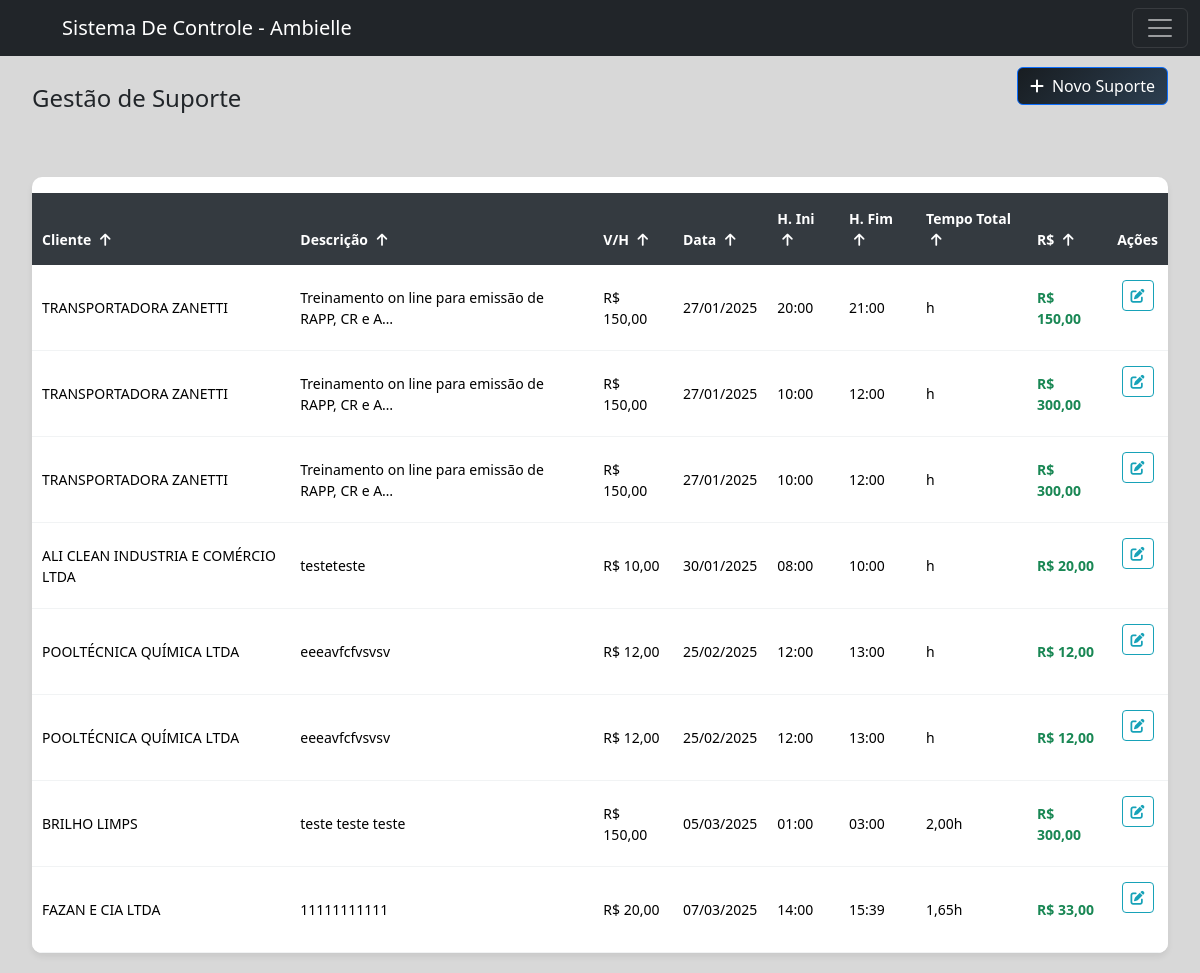
The page /ambielle/cadastroSuporte/ (signed in) on the database as committed earlier.
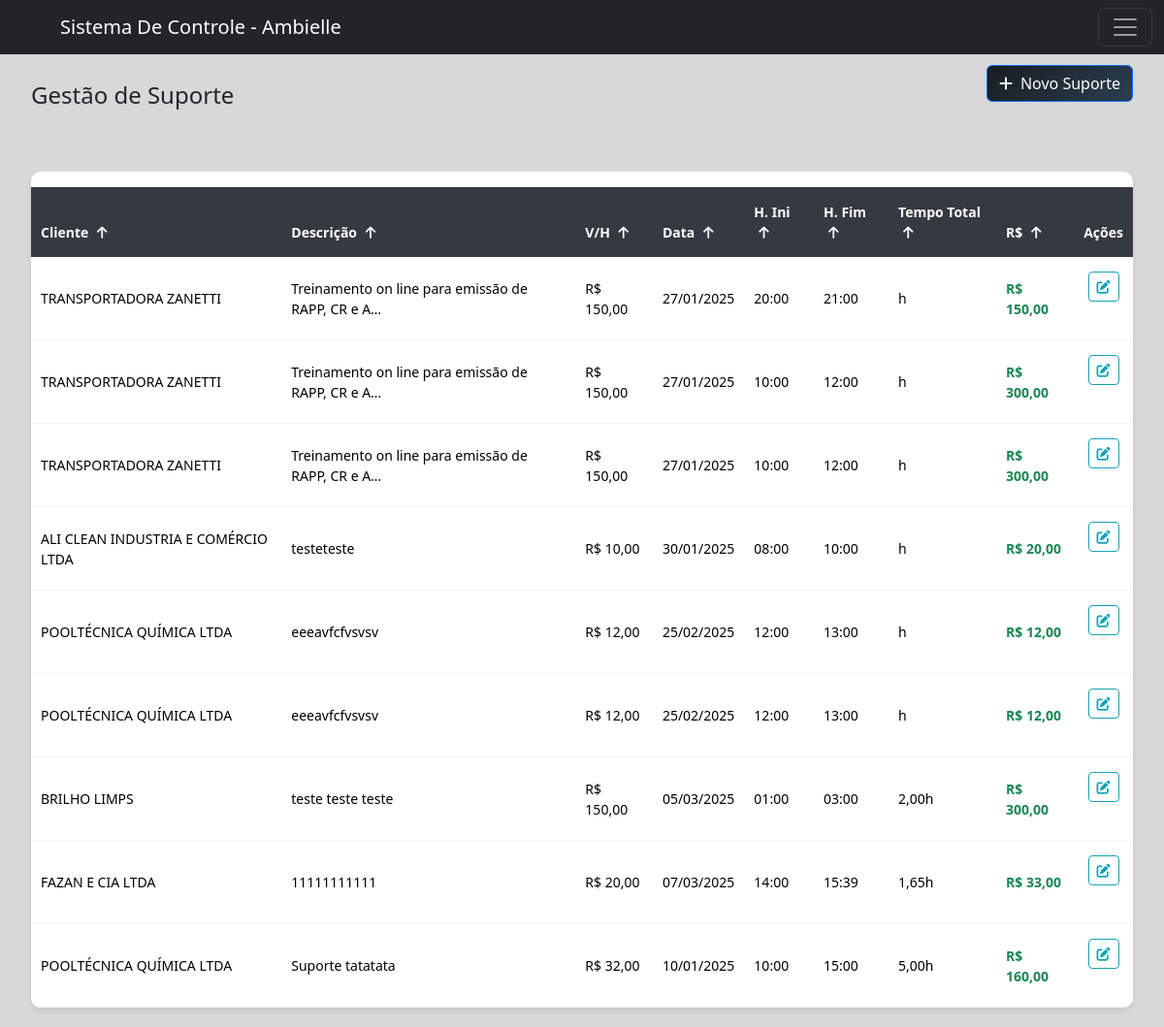
The same page on the database as committed later.
### workflow/models.py (models this page shows, shortened)
class Suporte(models.Model):
    cliente = models.ForeignKey(Cliente, on_delete=models.CASCADE)
    descricao = models.TextField()
    valor_hora = models.DecimalField(max_digits=10, decimal_places=2, default=75.00)
    data_suporte = models.DateField(default=timezone.now)
    hora_inicio = models.TimeField()
    hora_fim = models.TimeField(blank=True, null=True)
    tempo_suporte = models.DecimalField(max_digits=10, decimal_places=2, blank=True, null=True)
    valor_total = models.DecimalField(max_digits=10, decimal_places=2, blank=True, null=True)

class Cliente(models.Model):
    nome = models.CharField(max_length=255)
    endereco = models.CharField(max_length=255)
    numero = models.IntegerField(null=True)
    bairro = models.CharField(max_length=255, blank=True, null=True)
    razao_social = models.CharField(max_length=255, blank=True, null=True)
    telefone = models.CharField(max_length=15)
    email = models.EmailField()
    contato_principal = models.CharField(max_length=255)
    contato_secundario = models.CharField(max_length=255, blank=True, null=True)
    proposta_link = models.URLField(blank=True, null=True)
    cnpj = models.CharField(max_length=15)

### workflow/views/createForms.py (the view)
# urls.py: path('ambielle/cadastroSuporte/', views.definir_suporte, name='suporte'),
@login_required(login_url='workflow:login')
def definir_suporte(request):
    title = 'Cadastro de Suporte'
    sort_by = request.GET.get('sort', 'id')
    order = request.GET.get('order', 'asc')
    if order == 'desc':
        sort_by = '-' + sort_by
    suportes = Suporte.objects.all().order_by(sort_by)
    page_obj = Paginator(suportes, 10).get_page(request.GET.get('page'))
    if request.method == 'POST':
        form = SuporteForm(request.POST)
        if form.is_valid():
            suporte = form.save(commit=False)  # Não salva o objeto ainda
            if suporte.hora_inicio and suporte.hora_fim:
                inicio = datetime.combine(suporte.data_suporte, suporte.hora_inicio)
                fim = datetime.combine(suporte.data_suporte, suporte.hora_fim)
                delta = fim - inicio
                suporte.tempo_suporte = Decimal(delta.total_seconds() / 3600)  # Converte para horas
            else:
                suporte.tempo_suporte = Decimal(0)
            suporte.valor_total = suporte.valor_hora * suporte.tempo_suporte
            suporte.save()  # Agora salva o objeto com os valores calculados
            return redirect('workflow:suporte')
    else:
        form = SuporteForm()
    context = {
        'title': title,
        'form': form,
        'page_obj': page_obj,  # Passa a página de suportes para o template
        'sort_by': sort_by,  # Passa o campo de ordenação para o template
        'order': order,  # Passa o tipo de ordenação (asc/desc) para o template
    }
    return render(request, 'workflow/suporte.html', context)

### workflow/templates/workflow/suporte.html (shortened to what this page needs)
{% extends 'global/base.html' %}
{% load static %}
{% block content %}
  <main>
    <div class="container-fluid py-4">
      <div class="d-flex justify-content-between align-items-center mb-4">
        <h2 class="h4 text-dark mb-0">Gestão de Suporte</h2>
        <button type="button" class="btn btn-primary open-modal-btn" data-url="{% url 'workflow:createSuporteForm' %}">
          <i class="fas fa-plus me-2"></i>Novo Suporte
        </button>
      </div>
    </div>
    <div class="container-fluid">
      <div class="card">
        <div class="card-body p-0">
          <div class="table-responsive">
            <table class="table table-hover mb-0">
              <thead>
                      <tr>
                  <th scope="col">
                    Cliente
                    <a href="?sort=cliente&order={% if order == 'asc' %}desc{% else %}asc{% endif %}" class="text-white">
                      <i class="fa-solid {% if order == 'asc' %}fa-arrow-up{% else %}fa-arrow-down{% endif %}" style="margin-left: 5px;"></i>
                    </a>
                  </th>
                  <th scope="col">
                    Descrição
                    <a href="?sort=descricao&order={% if order == 'asc' %}desc{% else %}asc{% endif %}" class="text-white">
                      <i class="fa-solid {% if order == 'asc' %}fa-arrow-up{% else %}fa-arrow-down{% endif %}" style="margin-left: 5px;"></i>
                    </a>
                  </th>
                  <th scope="col">
                    V/H
                    <a href="?sort=valor_hora&order={% if order == 'asc' %}desc{% else %}asc{% endif %}" class="text-white">
                      <i class="fa-solid {% if order == 'asc' %}fa-arrow-up{% else %}fa-arrow-down{% endif %}" style="margin-left: 5px;"></i>
                    </a>
                  </th>
                  <th scope="col">
                    Data
                    <a href="?sort=data_suporte&order={% if order == 'asc' %}desc{% else %}asc{% endif %}" class="text-white">
                      <i class="fa-solid {% if order == 'asc' %}fa-arrow-up{% else %}fa-arrow-down{% endif %}" style="margin-left: 5px;"></i>
                    </a>
                  </th>
                  <th scope="col">
                    H. Ini
                    <a href="?sort=hora_inicio&order={% if order == 'asc' %}desc{% else %}asc{% endif %}" class="text-white">
                      <i class="fa-solid {% if order == 'asc' %}fa-arrow-up{% else %}fa-arrow-down{% endif %}" style="margin-left: 5px;"></i>
                    </a>
                  </th>
                  <th scope="col">
                    H. Fim
                    <a href="?sort=hora_fim&order={% if order == 'asc' %}desc{% else %}asc{% endif %}" class="text-white">
                      <i class="fa-solid {% if order == 'asc' %}fa-arrow-up{% else %}fa-arrow-down{% endif %}" style="margin-left: 5px;"></i>
                    </a>
                  </th>
                  <th scope="col">
                    Tempo Total
                    <a href="?sort=tempo_suporte&order={% if order == 'asc' %}desc{% else %}asc{% endif %}" class="text-white">
                      <i class="fa-solid {% if order == 'asc' %}fa-arrow-up{% else %}fa-arrow-down{% endif %}" style="margin-left: 5px;"></i>
                    </a>
                  </th>
                  <th scope="col">
                    R$
                    <a href="?sort=valor_total&order={% if order == 'asc' %}desc{% else %}asc{% endif %}" class="text-white">
                      <i class="fa-solid {% if order == 'asc' %}fa-arrow-up{% else %}fa-arrow-down{% endif %}" style="margin-left: 5px;"></i>
                    </a>
                  </th>
                  <th scope="col" class="text-center">Ações</th>
                </tr>
              </thead>
              <tbody>
                {% for suporte in page_obj %}
                  <tr>
                    <td>{{ suporte.cliente.nome }}</td>
                    <td>{{ suporte.descricao|truncatechars:50 }}</td>
                    <td>R$ {{ suporte.valor_hora|floatformat:2 }}</td>
                    <td>{{ suporte.data_suporte|date:'d/m/Y' }}</td>
                    <td>{{ suporte.hora_inicio }}</td>
                    <td>{{ suporte.hora_fim }}</td>
                    <td>{{ suporte.tempo_suporte|floatformat:2 }}h</td>
                    <td class="fw-bold text-success">R$ {{ suporte.valor_total|floatformat:2 }}</td>
                    <td class="text-center">
                      <button class="btn btn-sm btn-outline-primary edit-suporte"
                              data-url="{% url 'workflow:editSuporteForm' suporte.id %}"
                              title="Editar suporte">
                        <i class="fas fa-edit"></i>
                      </button>
                    </td>
                  </tr>
                {% endfor %}
              </tbody>
            </table>
          </div>
        </div>
      </div>
    </div>
  </main>
{% endblock %}

### base_templates/global/base.html (shortened to what this page needs)
<!DOCTYPE html>
<html lang="pt-br">
<head>
    {% include "global/partials/_head.html" %}
</head>
<body style="background-color: #d8d8d8;">
    {% include "global/partials/_sideBar.html" %}
    {% block content %}
    {% endblock content %}
</body>
</html>

### base_templates/global/partials/_head.html (shortened to what this page needs)
{% load static %}
<!DOCTYPE html>
<html lang="pt-br">
<head>
    <link rel="stylesheet" href="{% static 'global/css/main.css' %}">
    <link rel="stylesheet" href="{% static 'global/css/modal_padrao.css' %}">
    <link rel="stylesheet" href="https://cdnjs.cloudflare.com/ajax/libs/font-awesome/6.0.0-beta3/css/all.min.css">
    <link rel="stylesheet" href="https://pro.fontawesome.com/releases/v6.0.0/css/all.css" rel="stylesheet">
    <link href="https://cdn.jsdelivr.net/npm/bootstrap@5.3.3/dist/css/bootstrap.min.css" rel="stylesheet">
</head>
<body>

### base_templates/global/partials/_sideBar.html (shortened to what this page needs)
{% if request.user.is_authenticated %}
{% load static %}
<nav class="navbar navbar-dark bg-dark fixed-top sm">
    <div class="container-fluid">
        <a class="navbar-brand" style="margin-left: 50px;" href="{% url 'workflow:index' %}">Sistema De Controle - Ambielle</a>
        <button class="navbar-toggler" type="button" data-bs-toggle="offcanvas" data-bs-target="#sidebarOffcanvas" aria-controls="sidebarOffcanvas">
            <span class="navbar-toggler-icon"></span>
        </button>
    </div>
</nav>
{% endif %}

### base_static/global/css/modal_padrao.css (style rules this page uses)
:root { --modal-primary-color: #17a2b8; --modal-primary-hover: #138496; --modal-primary-dark: #117a8b; --modal-secondary-color: #6c757d; --modal-secondary-hover: #545b62; --modal-error-color: #e74c3c; --modal-success-color: #28a745; }

### base_static/global/css/variables.css (style rules this page uses)
:root { @import url('https://fonts.googleapis.com/css2?family=Cabin+Condensed:wght@400;500;600;700&family=Roboto+Mono:ital,wght@0,100..700;1,100..700&display=swap'); --primary-color: #6fddd8; --secondary-color: #181D21; --hover-sidebar: #3e4246; --background-color: #D1D2D4; --color-alt-list: #0fbeb6; --padding: 16px; --primary-font: 'Cabin Condensed', sans-serif; --secondary-font: 'Roboto Mono', sans-serif; }
body { margin: 0; padding: 20px; display: flex; min-height: 100vh; }
main { flex: 1; margin-top: 2%; display: flex; margin-left: 0; flex-direction: column; width: 100%; }

### base_static/global/css/forms.css (style rules this page uses)
.form-actions, .btn { margin-bottom: 1.5rem; }
.btn-primary { background: linear-gradient(135deg, var(--secondary-color), #2c3e50); color: white; }
.text-center { text-align: center; }
.me-2 { margin-right: 0.5rem; }

### base_static/global/css/home.css (style rules this page uses)
.table-responsive { overflow-x: auto; }
.table { width: 100%; margin-top: 1rem; border-collapse: collapse; }
.table th, .table td { padding: 0.75rem; text-align: left; border-bottom: 1px solid #dee2e6; }
.table th { background-color: #f8f9fa; font-weight: 600; }
.text-center { text-align: center; }

### base_static/global/css/timeLine.css (style rules this page uses)
.open-modal-btn { background-color: var(--primary-color); color: black; padding: 10px 20px; border: none; border-radius: 5px; cursor: pointer; font-size: 18px; max-width: 15rem; margin-left: 6%; border: var(--secondary-color) solid 2px ; transition: 0.3s; cursor: pointer; }

### base_static/global/css/suporte.css (style rules this page uses)
.container-fluid .card { border: none; box-shadow: 0 4px 6px rgba(0, 0, 0, 0.07); border-radius: 10px; overflow: hidden; }
.container-fluid .table th { background-color: #343a40 !important; color: white; font-weight: 600; border: none; padding: 15px 10px; font-size: 14px; }
.container-fluid .table td { padding: 15px 10px; vertical-align: middle; border-color: #f1f3f4; font-size: 14px; }
.container-fluid .btn-outline-primary { border-color: #17a2b8; color: #17a2b8; }

Rows that differ between the two databases and show on the page:
added Suporte: cliente.nome "POOLTÉCNICA QUÍMICA LTDA", descricao "Suporte tatatata", valor_hora "32,00", data_suporte "10/01/2025", hora_inicio "10:00", hora_fim "15:00", tempo_suporte "5,00", valor_total "160,00"
